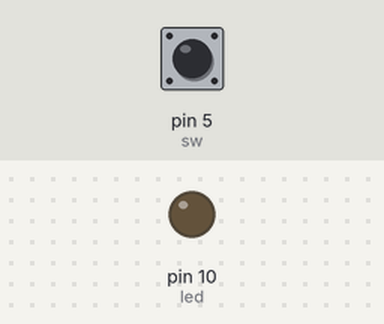
Simulated run of this sketch. Board: Arduino Uno, built with avr-gcc and run on an emulated ATmega328P. Shown: output pins drawn as LEDs (lit = HIGH). The test bench sets the inputs (shaded band); at power-on: pin 5 (sw) HIGH. What the sketch prints to the serial monitor is not drawn.

Above: at 2.8 s.
2.9 s: pin 5 (sw) pulled LOW for 1.2 s
At 4.4 s:
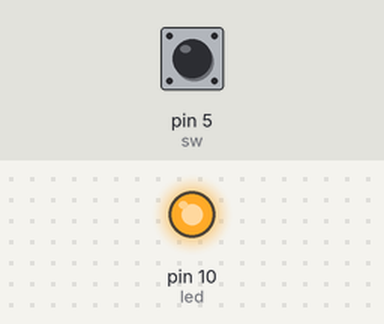
6.5 s: pin 5 (sw) pulled LOW for 3.2 s
At 11.0 s:
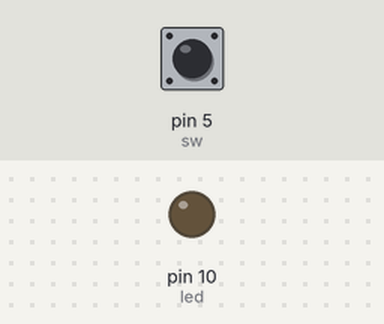
Timing chart, 0 to 12.5 s (numbered marks = the images above; inputs shaded):
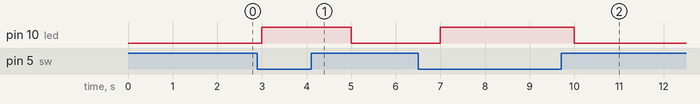

The sketch:

switchLed.ino
```cpp
int sw = 5;
int swval;
int led = 10;
void setup() {
  Serial.begin(9600);
  pinMode(sw, INPUT_PULLUP);
  pinMode(led,OUTPUT);
  Serial.println("Switch button");
}

void loop() {
  swval = digitalRead(sw);
  if(swval == 0){
    digitalWrite(led,HIGH);
    }
  else{
    digitalWrite(led,LOW);
    }
  delay(1000);
}
```

Measured:
- after the input at 2.9 s, pin 10 (led): LOW → HIGH after 0.10 s, → LOW 2.0 s later
- after the input at 6.5 s, pin 10 (led): LOW → HIGH after 0.50 s, → LOW 3.0 s later
